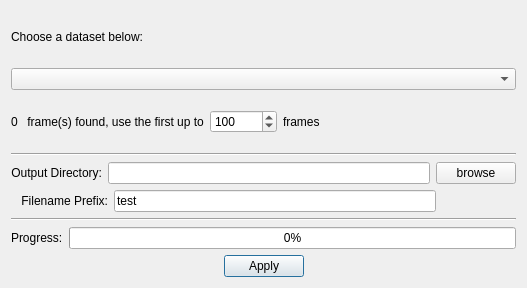
<?xml version="1.0" encoding="UTF-8"?>
<ui version="4.0">
 <class>Dialog</class>
 <widget class="QDialog" name="Dialog">
  <property name="geometry">
   <rect>
    <x>0</x>
    <y>0</y>
    <width>527</width>
    <height>288</height>
   </rect>
  </property>
  <property name="windowTitle">
   <string>Calculate Mean/Sigma</string>
  </property>
  <layout class="QVBoxLayout" name="verticalLayout">
   <item>
    <layout class="QHBoxLayout" name="horizontalLayout">
     <item>
      <widget class="QLabel" name="label">
       <property name="text">
        <string>Choose a dataset below:</string>
       </property>
      </widget>
     </item>
     <item>
      <spacer name="horizontalSpacer">
       <property name="orientation">
        <enum>Qt::Horizontal</enum>
       </property>
       <property name="sizeHint" stdset="0">
        <size>
         <width>40</width>
         <height>20</height>
        </size>
       </property>
      </spacer>
     </item>
    </layout>
   </item>
   <item>
    <widget class="QComboBox" name="combo_box"/>
   </item>
   <item>
    <layout class="QHBoxLayout" name="horizontalLayout_2">
     <item>
      <widget class="QLabel" name="label_1">
       <property name="text">
        <string>0</string>
       </property>
      </widget>
     </item>
     <item>
      <widget class="QLabel" name="label_2">
       <property name="text">
        <string> frame(s) found, use the first up to</string>
       </property>
      </widget>
     </item>
     <item>
      <widget class="QSpinBox" name="spin_box_1">
       <property name="maximum">
        <number>999999</number>
       </property>
       <property name="value">
        <number>100</number>
       </property>
      </widget>
     </item>
     <item>
      <widget class="QLabel" name="label_4">
       <property name="text">
        <string>frames</string>
       </property>
      </widget>
     </item>
     <item>
      <spacer name="horizontalSpacer_3">
       <property name="orientation">
        <enum>Qt::Horizontal</enum>
       </property>
       <property name="sizeHint" stdset="0">
        <size>
         <width>40</width>
         <height>20</height>
        </size>
       </property>
      </spacer>
     </item>
    </layout>
   </item>
   <item>
    <widget class="Line" name="line_2">
     <property name="orientation">
      <enum>Qt::Horizontal</enum>
     </property>
    </widget>
   </item>
   <item>
    <layout class="QHBoxLayout" name="horizontalLayout_5" stretch="1,4,1">
     <item>
      <widget class="QLabel" name="label_6">
       <property name="text">
        <string>Output Directory:</string>
       </property>
       <property name="alignment">
        <set>Qt::AlignRight|Qt::AlignTrailing|Qt::AlignVCenter</set>
       </property>
      </widget>
     </item>
     <item>
      <widget class="QLineEdit" name="line_edit_1"/>
     </item>
     <item>
      <widget class="QPushButton" name="browse_btn">
       <property name="focusPolicy">
        <enum>Qt::NoFocus</enum>
       </property>
       <property name="text">
        <string>browse</string>
       </property>
      </widget>
     </item>
    </layout>
   </item>
   <item>
    <layout class="QHBoxLayout" name="horizontalLayout_4" stretch="1,4,1">
     <item>
      <widget class="QLabel" name="label_5">
       <property name="text">
        <string>   Filename Prefix:</string>
       </property>
       <property name="alignment">
        <set>Qt::AlignRight|Qt::AlignTrailing|Qt::AlignVCenter</set>
       </property>
      </widget>
     </item>
     <item>
      <widget class="QLineEdit" name="line_edit_2">
       <property name="text">
        <string>test</string>
       </property>
      </widget>
     </item>
     <item>
      <spacer name="horizontalSpacer_2">
       <property name="orientation">
        <enum>Qt::Horizontal</enum>
       </property>
       <property name="sizeHint" stdset="0">
        <size>
         <width>40</width>
         <height>20</height>
        </size>
       </property>
      </spacer>
     </item>
    </layout>
   </item>
   <item>
    <widget class="Line" name="line">
     <property name="orientation">
      <enum>Qt::Horizontal</enum>
     </property>
    </widget>
   </item>
   <item>
    <layout class="QHBoxLayout" name="horizontalLayout_3">
     <item>
      <widget class="QLabel" name="label_3">
       <property name="text">
        <string>Progress:</string>
       </property>
      </widget>
     </item>
     <item>
      <widget class="QProgressBar" name="progress_bar">
       <property name="value">
        <number>0</number>
       </property>
      </widget>
     </item>
    </layout>
   </item>
   <item>
    <widget class="QDialogButtonBox" name="apply_btn">
     <property name="focusPolicy">
      <enum>Qt::TabFocus</enum>
     </property>
     <property name="orientation">
      <enum>Qt::Horizontal</enum>
     </property>
     <property name="standardButtons">
      <set>QDialogButtonBox::Apply</set>
     </property>
     <property name="centerButtons">
      <bool>true</bool>
     </property>
    </widget>
   </item>
  </layout>
 </widget>
 <resources/>
 <connections>
  <connection>
   <sender>apply_btn</sender>
   <signal>accepted()</signal>
   <receiver>Dialog</receiver>
   <slot>accept()</slot>
   <hints>
    <hint type="sourcelabel">
     <x>248</x>
     <y>254</y>
    </hint>
    <hint type="destinationlabel">
     <x>157</x>
     <y>274</y>
    </hint>
   </hints>
  </connection>
  <connection>
   <sender>apply_btn</sender>
   <signal>rejected()</signal>
   <receiver>Dialog</receiver>
   <slot>reject()</slot>
   <hints>
    <hint type="sourcelabel">
     <x>316</x>
     <y>260</y>
    </hint>
    <hint type="destinationlabel">
     <x>286</x>
     <y>274</y>
    </hint>
   </hints>
  </connection>
 </connections>
</ui>
